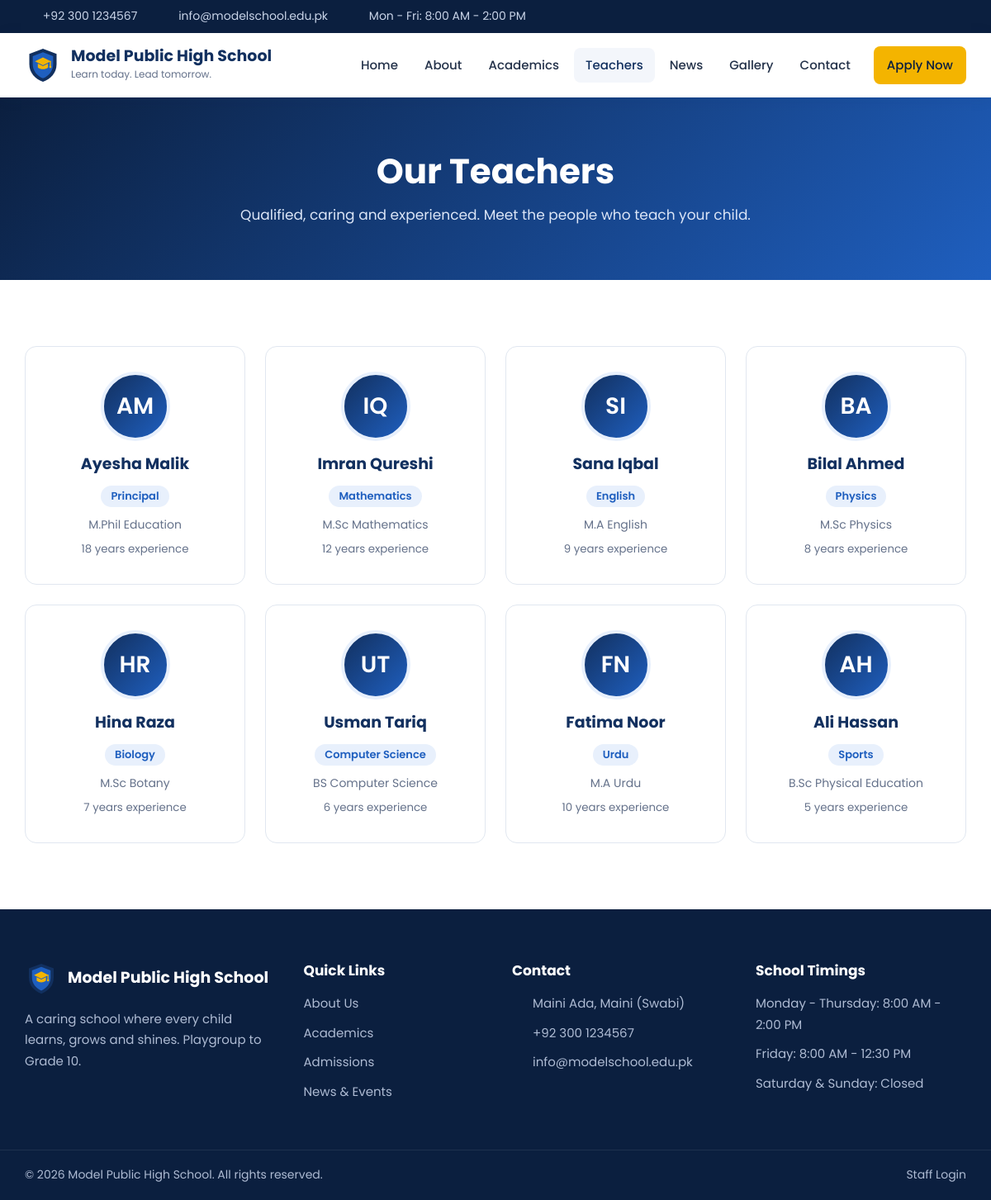
The app's page /public/teachers.php with its own data.
### tables this page shows
CREATE TABLE IF NOT EXISTS teachers (
  id INT AUTO_INCREMENT PRIMARY KEY,
  name VARCHAR(100) NOT NULL,
  subject VARCHAR(100) NOT NULL,
  qualification VARCHAR(100) NOT NULL,
  experience_years INT NOT NULL DEFAULT 0
);

### app/classes/Teacher.php (called while the page is built)
<?php
class Teacher
{
    public static function all()
    {
        $db = Database::connect();
        return $db->query('SELECT * FROM teachers ORDER BY id')->fetchAll();
    }
    public static function initials($name)
    {
        $initials = '';
        foreach (explode(' ', $name) as $word) {
            $initials .= strtoupper(substr($word, 0, 1));
        }
        return substr($initials, 0, 2);
    }
}

### public/teachers.php (the view, shortened to what this page needs)
<?php
$teachers = Teacher::all();
require __DIR__ . '/../app/views/header.php';
require __DIR__ . '/../app/views/page-hero.php';
?>
<section class="section">
    <div class="container card-grid card-grid-4">
        <?php foreach ($teachers as $teacher): ?>
            <div class="teacher">
                <div class="avatar"><?= e(Teacher::initials($teacher['name'])) ?></div>
                <h3><?= e($teacher['name']) ?></h3>
                <span class="tag"><?= e($teacher['subject']) ?></span>
                <p><?= e($teacher['qualification']) ?></p>
                <small><?= e($teacher['experience_years']) ?> years experience</small>
            </div>
        <?php endforeach; ?>
    </div>
</section>
<?php require __DIR__ . '/../app/views/footer.php'; ?>

### public/assets/css/style.css (style rules this page uses)
:root { --navy: #12305f; --navy-dark: #0b1f3f; --blue: #1f5fbf; --gold: #f4b400; --gold-dark: #d99a00; --green: #1e9e6a; --red: #d64545; --text: #24324a; --muted: #64718a; --light: #f3f6fb; --border: #e1e7f0; --white: #ffffff; --radius: 14px; --shadow: 0 10px 30px rgba(18, 48, 95, 0.08); }
* { box-sizing: border-box; }
body { margin: 0; font-family: "Poppins", "Segoe UI", Arial, sans-serif; font-size: 16px; line-height: 1.7; color: var(--text); background: var(--white); }
h1, h2, h3, h4 { margin: 0 0 12px; line-height: 1.25; color: var(--navy); }
h3 { font-size: 19px; }
p { margin: 0 0 16px; }
.container { width: 100%; max-width: 1180px; margin: 0 auto; padding: 0 20px; }
.section { padding: 80px 0; }
.card-grid { display: grid; gap: 24px; }
.card-grid-4 { grid-template-columns: repeat(4, 1fr); }
.tag { display: inline-block; padding: 2px 12px; border-radius: 50px; background: #e8f0fc; color: var(--blue); font-size: 13px; font-weight: 600; }
.feature, .program, .teacher, .info-box, .form-card { padding: 30px; background: var(--white); border: 1px solid var(--border); border-radius: var(--radius); transition: 0.2s; }
.teacher { text-align: center; }
.teacher p { margin: 10px 0 2px; color: var(--muted); font-size: 14px; }
.teacher small { color: var(--muted); }
.avatar { display: flex; align-items: center; justify-content: center; width: 84px; height: 84px; margin: 0 auto 16px; border-radius: 50%; background: linear-gradient(135deg, var(--navy), var(--blue)); color: var(--white); font-size: 28px; font-weight: 600; border: 4px solid #e8f0fc; }

### records on screen
teachers: name "AM", name "Ayesha Malik", subject "Principal", qualification "M.Phil Education", experience_years "18"
teachers: name "IQ", name "Imran Qureshi", subject "Mathematics", qualification "M.Sc Mathematics", experience_years "12"
teachers: name "SI", name "Sana Iqbal", subject "English", qualification "M.A English", experience_years "9"
teachers: name "BA", name "Bilal Ahmed", subject "Physics", qualification "M.Sc Physics", experience_years "8"
teachers: name "HR", name "Hina Raza", subject "Biology", qualification "M.Sc Botany", experience_years "7"
teachers: name "UT", name "Usman Tariq", subject "Computer Science", qualification "BS Computer Science", experience_years "6"
teachers: name "FN", name "Fatima Noor", subject "Urdu", qualification "M.A Urdu", experience_years "10"
teachers: name "AH", name "Ali Hassan", subject "Sports", qualification "B.Sc Physical Education", experience_years "5"

### other values on screen
SCHOOL_PHONE "+92 300 1234567"
SCHOOL_EMAIL "info@modelschool.edu.pk"
SCHOOL_NAME "Model Public High School"
SCHOOL_TAGLINE "Learn today. Lead tomorrow."
$pageTitle "Our Teachers"
$pageIntro "Qualified, caring and experienced. Meet the people who teach your child."
SCHOOL_ADDRESS "Maini Ada, Maini (Swabi)"
